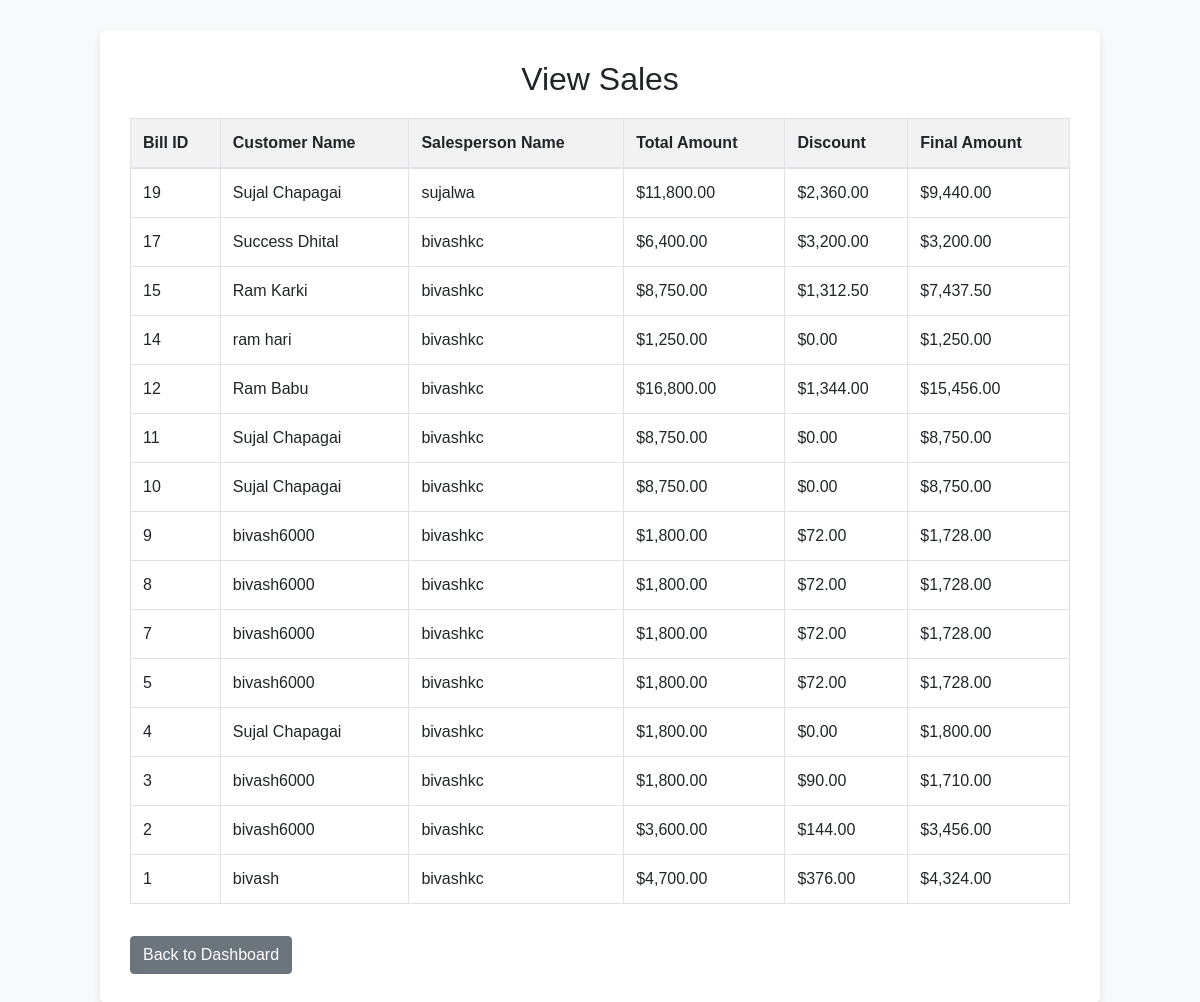
Before: /view_sales_salesperson.php (signed in) with the older database file.
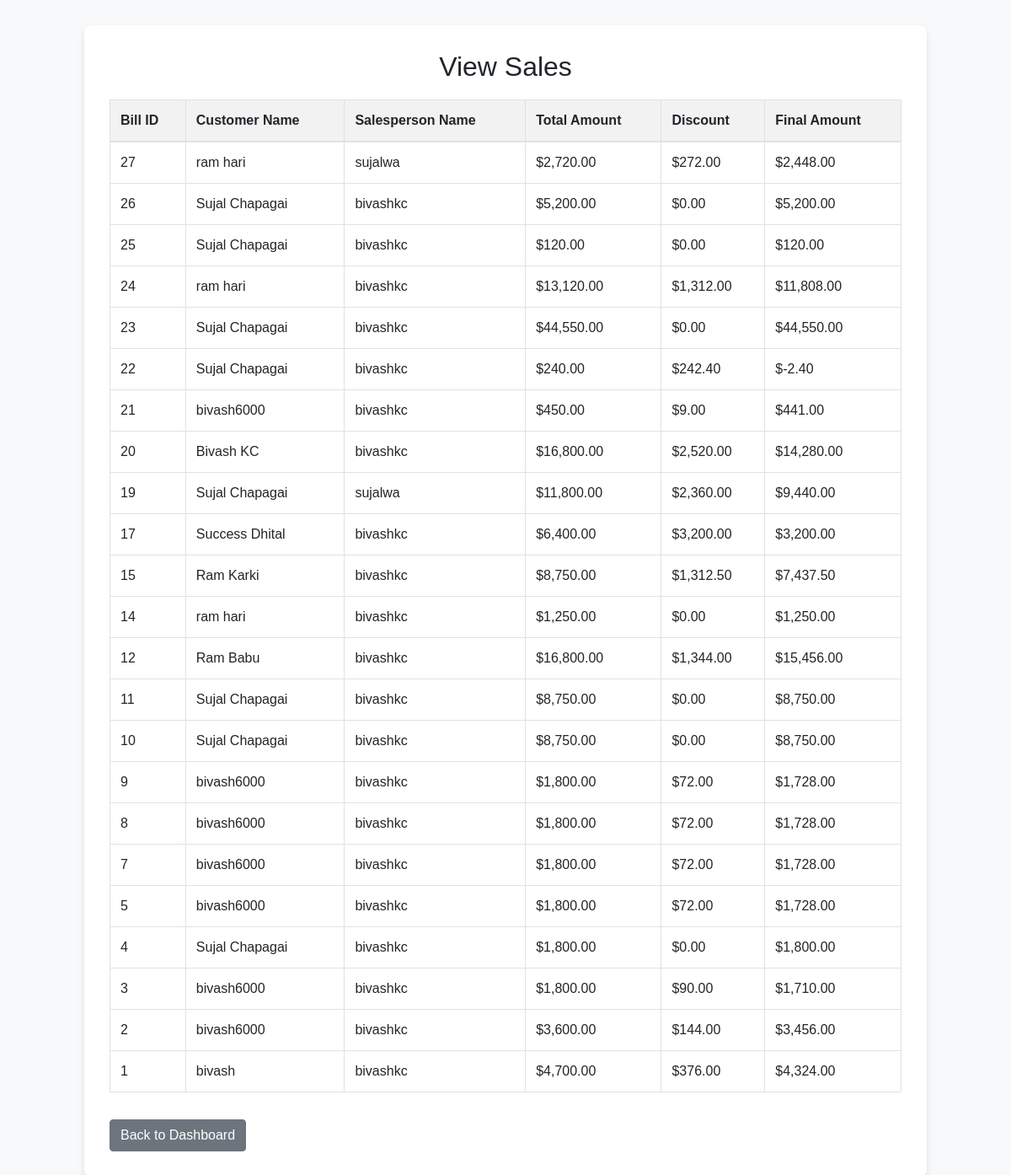
After: the same page with the newer database file.
### tables this page shows
CREATE TABLE `bills` (
  `bill_id` int(11) NOT NULL,
  `bill_number` varchar(20) NOT NULL,
  `customer_id` int(11) NOT NULL,
  `user_id` int(11) NOT NULL,
  `total_amount` decimal(10,2) NOT NULL,
  `discount` decimal(10,2) DEFAULT 0.00,
  `final_amount` decimal(10,2) NOT NULL,
  `created_at` timestamp NOT NULL DEFAULT current_timestamp()
);

CREATE TABLE `customers` (
  `customer_id` int(11) NOT NULL,
  `customer_name` varchar(100) NOT NULL,
  `customer_phone` varchar(15) NOT NULL
);

CREATE TABLE `users` (
  `user_id` int(11) NOT NULL,
  `user_username` varchar(50) NOT NULL,
  `user_password` varchar(255) NOT NULL,
  `user_role` enum('admin','user') NOT NULL,
  `created_at` timestamp NOT NULL DEFAULT current_timestamp()
);

### view_sales_salesperson.php (the view, shortened to what this page needs)
<?php
include('db_conn.php');
$query = "SELECT
            b.bill_id,
            b.bill_number,
            c.customer_name,
            u.user_username AS salesperson_name,
            b.total_amount,
            b.discount,
            b.final_amount
          FROM
            bills b
          JOIN
            customers c ON b.customer_id = c.customer_id
          JOIN
            users u ON b.user_id = u.user_id
          ORDER BY
            b.created_at DESC";
$result = mysqli_query($conn, $query);
?>
<!DOCTYPE html>
<html lang="en">
<head>
    <link rel="stylesheet" href="https://stackpath.bootstrapcdn.com/bootstrap/4.5.2/css/bootstrap.min.css">
</head>
<body>
    <div class="container">
        <h2>View Sales</h2>
        <table class="table table-bordered">
            <thead>
                <tr>
                    <th>Bill ID</th>
                    <th>Customer Name</th>
                    <th>Salesperson Name</th>
                    <th>Total Amount</th>
                    <th>Discount</th>
                    <th>Final Amount</th>
                </tr>
            </thead>
            <tbody>
                <?php while ($row = mysqli_fetch_assoc($result)): ?>
                    <tr>
                        <td><?php echo $row['bill_id']; ?></td>
                        <td><?php echo $row['customer_name']; ?></td>
                        <td><?php echo $row['salesperson_name']; ?></td>
                        <td>$<?php echo number_format($row['total_amount'], 2); ?></td>
                        <td>$<?php echo number_format($row['discount'], 2); ?></td>
                        <td>$<?php echo number_format($row['final_amount'], 2); ?></td>
                    </tr>
                <?php endwhile; ?>
            </tbody>
        </table>
        <a href="salesperson_dashboard.php" class="btn btn-secondary mt-3">Back to Dashboard</a>
    </div>
</body>
</html>

Changed rows visible on the page:
added bills: bill_id "27", customer.customer_name "ram hari", user.user_username "sujalwa", total_amount "2,720.00", discount "272.00", final_amount "2,448.00"
added bills: bill_id "26", customer.customer_name "Sujal Chapagai", user.user_username "bivashkc", total_amount "5,200.00", discount "0.00", final_amount "5,200.00"
added bills: bill_id "25", customer.customer_name "Sujal Chapagai", user.user_username "bivashkc", total_amount "120.00", discount "0.00", final_amount "120.00"
added bills: bill_id "24", customer.customer_name "ram hari", user.user_username "bivashkc", total_amount "13,120.00", discount "1,312.00", final_amount "11,808.00"
added bills: bill_id "23", customer.customer_name "Sujal Chapagai", user.user_username "bivashkc", total_amount "44,550.00", discount "0.00", final_amount "44,550.00"
added bills: bill_id "22", customer.customer_name "Sujal Chapagai", user.user_username "bivashkc", total_amount "240.00", discount "242.40", final_amount "-2.40"
added bills: bill_id "21", customer.customer_name "bivash6000", user.user_username "bivashkc", total_amount "450.00", discount "9.00", final_amount "441.00"
added bills: bill_id "20", customer.customer_name "Bivash KC", user.user_username "bivashkc", total_amount "16,800.00", discount "2,520.00", final_amount "14,280.00"
